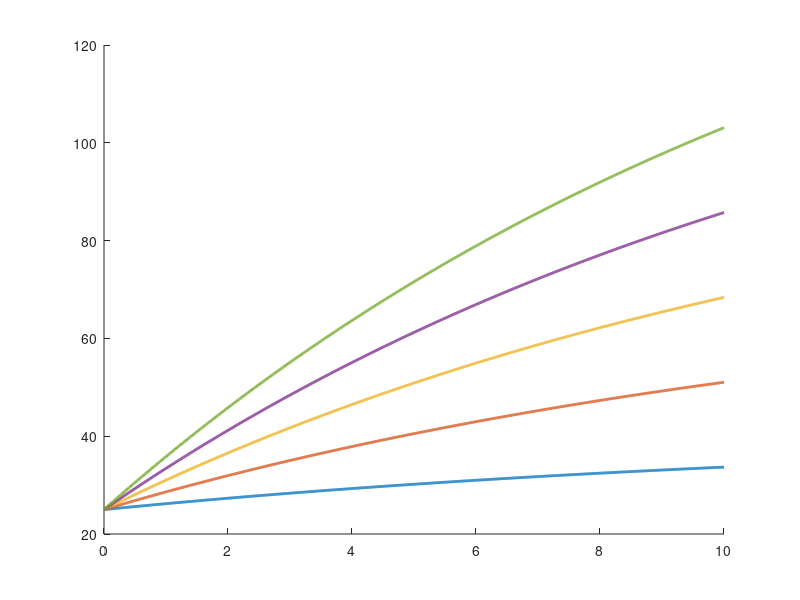

Here is the MATLAB script that generated this plot: (Note: this script raises an error after producing the figure.)
clc; clear; close all;

% -----------------------------
% PARAMETERS
% -----------------------------
R = 2.0;            % Resistance (Ohms)
I = 2.0;            % Current (A)
c = 320;            % Specific heat (J/kgK)
m = 0.002;          % Mass (kg)
h = 0.05;           % Heat loss coefficient
T_env = 25;         % Ambient temperature (°C)

% Phase transformation parameters
T_s = 50;           % Start temperature
T_f = 65;           % Finish temperature
L = 20000;          % Latent heat (J/kg)

% Time settings
dt = 0.01;
t_end = 10;
t = 0:dt:t_end;

% Duty cycles
D_values = [0.1, 0.3, 0.5, 0.7, 0.9];

% -----------------------------
% FIGURE 1: LINEAR MODEL
% -----------------------------
figure;
hold on;

for k = 1:length(D_values)

    D = D_values(k);

    T = zeros(size(t));
    T(1) = T_env;

    for i = 2:length(t)

        % Average power
        P = D * I^2 * R;

        % Linear thermal model
        dTdt = (P - h*(T(i-1) - T_env)) / (m*c);

        T(i) = T(i-1) + dTdt * dt;
    end

    plot(t, T, 'LineWidth', 2, ...
        'DisplayName', ['D = ', num2str(D)]);
end

yline(T_s, '--', 'T_s');
yline(T_f, '--', 'T_f');

xlabel('Time (s)');
ylabel('Temperature (°C)');
title('PWM Heating (Linear Model)');
legend;
grid on;

% -----------------------------
% FIGURE 2: PHASE MODEL
% -----------------------------
figure;
hold on;

for k = 1:length(D_values)

    D = D_values(k);

    T = zeros(size(t));
    T(1) = T_env;

    xi = 0; % phase fraction

    for i = 2:length(t)

        P = D * I^2 * R;

        if T(i-1) >= T_s && T(i-1) <= T_f

            dxi_dt = P / (m * L);
            xi = min(1, xi + dxi_dt * dt);

            dTdt = (P - h*(T(i-1) - T_env) - m*L*dxi_dt) / (m*c);

        else
            dTdt = (P - h*(T(i-1) - T_env)) / (m*c);
        end

        T(i) = T(i-1) + dTdt * dt;
    end

    plot(t, T, 'LineWidth', 2, ...
        'DisplayName', ['D = ', num2str(D)]);
end

yline(T_s, '--', 'T_s');
yline(T_f, '--', 'T_f');

xlabel('Time (s)');
ylabel('Temperature (°C)');
title('PWM Heating with Phase Transformation');
legend;
grid on;
